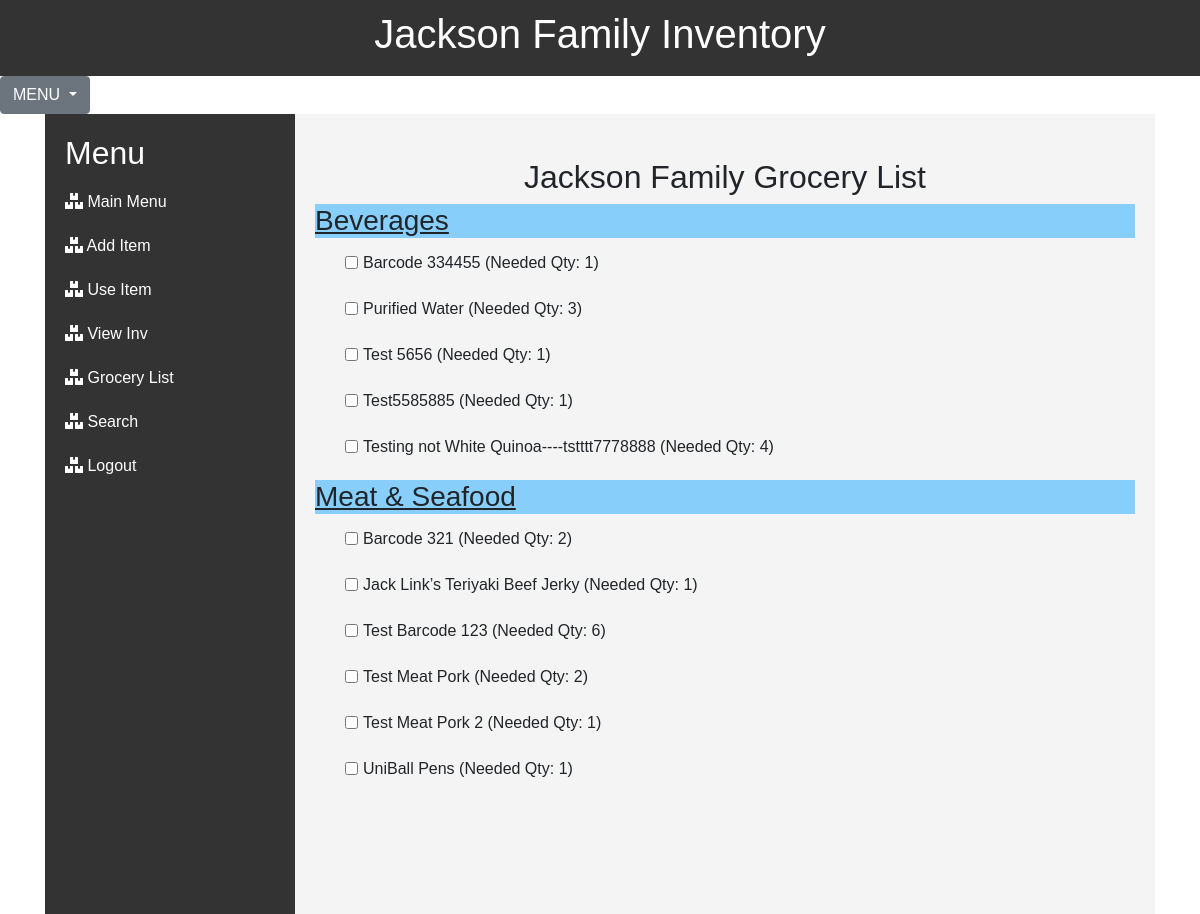
The page /grocery_list (signed in) on the database its author committed.
### JacksonInventory/models.py (models this page shows)
class Item(db.Model):
    id = db.Column(db.Integer(), primary_key=True)
    barcode = db.Column(db.String(length=40), nullable=False, unique=True)
    productname = db.Column(db.String(length=150), nullable=False, unique=True)
    qty = db.Column(db.Integer())
    minqty = db.Column(db.Integer())
    productimage = db.Column(db.String(200))
    category_id = db.Column(db.Integer, db.ForeignKey('category.id'), nullable=False)
    subcategory_id = db.Column(db.Integer, db.ForeignKey('subcategory.id'), nullable=False)

class Category(db.Model):
    id = db.Column(db.Integer, primary_key=True)
    category = db.Column(db.String(75), unique=True)
    items = db.relationship('Item', backref='category', lazy=True)

### JacksonInventory/routes.py (the view)
@app.route('/grocery_list', methods=['GET'])
@login_required
def grocery_list():
    query = text('''
    SELECT c.category, i.productname, i.qty, i.minqty
    FROM item i
    JOIN category c ON i.category_id = c.id
    ORDER BY c.category, i.productname
    ''')
    result = db.session.execute(query)
    groceries = result.fetchall()
    grouped_groceries = {}
    for grocery in groceries:
        category = grocery.category
        productname = grocery.productname
        qty = grocery.qty
        minqty = grocery.minqty
        needed_qty = max(0, minqty - qty)  # Calculate needed qty
        if needed_qty > 0:
            if category in grouped_groceries:
                grouped_groceries[category].append({
                    'productname': productname,
                    'qty': qty,
                    'minqty': minqty,
                    'needed_qty': needed_qty
                })
            else:
                grouped_groceries[category] = [{
                    'productname': productname,
                    'qty': qty,
                    'minqty': minqty,
                    'needed_qty': needed_qty
                }]
    return render_template('grocery_list.html', grouped_groceries=grouped_groceries)

### JacksonInventory/forms.py
class SearchForm(FlaskForm):
    searched = StringField("Searched", validators=[DataRequired()])
    submit = SubmitField("Submit")

### JacksonInventory/models.py (called while the page is built)
@login_manager.user_loader
def load_user(user_id):
    return User.query.get(int(user_id))

### JacksonInventory/routes.py (called while the page is built)
@app.context_processor
def base():
    form = SearchForm()
    return dict(form=form)

### JacksonInventory/templates/grocery_list.html (shortened to what this page needs)
{% extends 'base.html' %}
{% block content %}
<br/>
    <div style="text-align: center;">
        <h2>Jackson Family Grocery List</h2>
    </div>
    {% for category, products in grouped_groceries.items() %}
    <h3 style="text-decoration: underline; background-color: lightskyblue">{{ category }}</h3>
        <ul class="item-list indented" >
        {% for product in products %}
            <li class="card-title"><input type="checkbox"> {{ product.productname }} (Needed Qty: {{ product.needed_qty }})</li>
        {% endfor %}
        </ul>
    {% endfor %}
{% endblock %}

### JacksonInventory/templates/base.html (style rules this page uses)
body { margin: 0; font-family: Arial, sans-serif; }

### JacksonInventory/templates/grocery_list.html (style rules this page uses)
ul { list-style-type: none; padding: 0; }
li { display: flex; align-items: center; padding: 5px; }
input[type="checkbox"] { margin-right: 5px; }
.indented { margin-left: 25px; }

### rows shown on the page
Item: category "Beverages", productname "Barcode 334455", needed_qty "1"
Item: productname "Purified Water", needed_qty "3"
Item: productname "Test 5656", needed_qty "1"
Item: productname "Test5585885", needed_qty "1"
Item: productname "Testing not White Quinoa----tstttt7778888", needed_qty "4"
Item: category "Meat & Seafood", productname "Barcode 321", needed_qty "2"
Item: productname "Jack Link’s Teriyaki Beef Jerky", needed_qty "1"
Item: productname "Test Barcode 123", needed_qty "6"
Item: productname "Test Meat Pork", needed_qty "2"
Item: productname "Test Meat Pork 2", needed_qty "1"
Item: productname "UniBall Pens", needed_qty "1"
